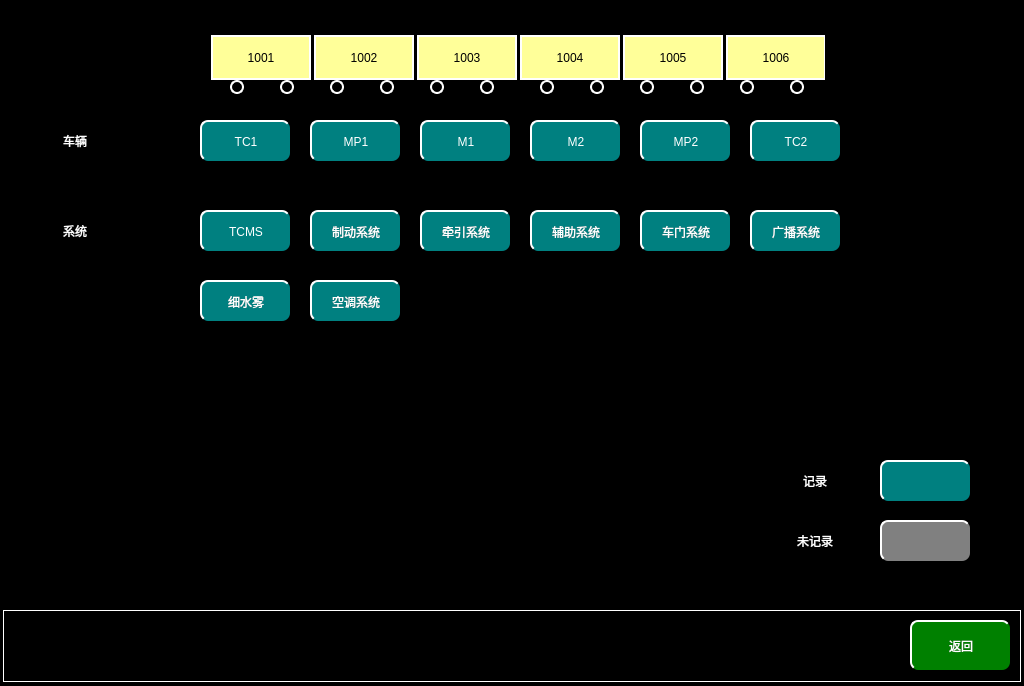
<?xml version="1.0" encoding="UTF-8"?>
<ui version="4.0">
 <class>MaintainceFaultQueryPage</class>
 <widget class="QWidget" name="MaintainceFaultQueryPage">
  <property name="geometry">
   <rect>
    <x>0</x>
    <y>0</y>
    <width>1024</width>
    <height>686</height>
   </rect>
  </property>
  <property name="windowTitle">
   <string>Form</string>
  </property>
  <property name="styleSheet">
   <string notr="true">QWidget
{
		background-color:black;
}
QPushButton
{
	font: 20px, &quot;微软雅黑&quot;;
    color: white;
	background-color: rgb(0, 128, 128);
	border-top: 2px solid white;	
	border-left: 2px solid white;
border-radius:8px;
}
QLabel
{
	color:white;
	font: 20px, &quot;微软雅黑&quot;;

}</string>
  </property>
  <widget class="QPushButton" name="TC1">
   <property name="geometry">
    <rect>
     <x>200</x>
     <y>120</y>
     <width>90</width>
     <height>41</height>
    </rect>
   </property>
   <property name="focusPolicy">
    <enum>Qt::NoFocus</enum>
   </property>
   <property name="text">
    <string>TC1</string>
   </property>
  </widget>
  <widget class="QLabel" name="label">
   <property name="geometry">
    <rect>
     <x>30</x>
     <y>120</y>
     <width>90</width>
     <height>41</height>
    </rect>
   </property>
   <property name="text">
    <string>车辆</string>
   </property>
   <property name="alignment">
    <set>Qt::AlignCenter</set>
   </property>
  </widget>
  <widget class="QPushButton" name="MP1">
   <property name="geometry">
    <rect>
     <x>310</x>
     <y>120</y>
     <width>90</width>
     <height>41</height>
    </rect>
   </property>
   <property name="focusPolicy">
    <enum>Qt::NoFocus</enum>
   </property>
   <property name="text">
    <string>MP1</string>
   </property>
  </widget>
  <widget class="QPushButton" name="M1">
   <property name="geometry">
    <rect>
     <x>420</x>
     <y>120</y>
     <width>90</width>
     <height>41</height>
    </rect>
   </property>
   <property name="focusPolicy">
    <enum>Qt::NoFocus</enum>
   </property>
   <property name="text">
    <string>M1</string>
   </property>
  </widget>
  <widget class="QPushButton" name="M2">
   <property name="geometry">
    <rect>
     <x>530</x>
     <y>120</y>
     <width>90</width>
     <height>41</height>
    </rect>
   </property>
   <property name="focusPolicy">
    <enum>Qt::NoFocus</enum>
   </property>
   <property name="text">
    <string>M2</string>
   </property>
  </widget>
  <widget class="QPushButton" name="MP2">
   <property name="geometry">
    <rect>
     <x>640</x>
     <y>120</y>
     <width>90</width>
     <height>41</height>
    </rect>
   </property>
   <property name="focusPolicy">
    <enum>Qt::NoFocus</enum>
   </property>
   <property name="text">
    <string>MP2</string>
   </property>
  </widget>
  <widget class="QPushButton" name="TC2">
   <property name="geometry">
    <rect>
     <x>750</x>
     <y>120</y>
     <width>90</width>
     <height>41</height>
    </rect>
   </property>
   <property name="focusPolicy">
    <enum>Qt::NoFocus</enum>
   </property>
   <property name="text">
    <string>TC2</string>
   </property>
  </widget>
  <widget class="QLabel" name="label_2">
   <property name="geometry">
    <rect>
     <x>3</x>
     <y>610</y>
     <width>1018</width>
     <height>72</height>
    </rect>
   </property>
   <property name="styleSheet">
    <string notr="true">
background-color: rgb(0, 0, 0);

	border:1px solid white;
</string>
   </property>
   <property name="text">
    <string/>
   </property>
  </widget>
  <widget class="QPushButton" name="returnBtn">
   <property name="geometry">
    <rect>
     <x>910</x>
     <y>620</y>
     <width>100</width>
     <height>50</height>
    </rect>
   </property>
   <property name="focusPolicy">
    <enum>Qt::NoFocus</enum>
   </property>
   <property name="styleSheet">
    <string notr="true">QPushButton
{
	font: 20px, &quot;微软雅黑&quot;;
    color: white;
	background-color: rgb(0, 128, 0);
    border-top: 2px solid white;
	border-left: 2px solid white;

}</string>
   </property>
   <property name="text">
    <string>返回</string>
   </property>
  </widget>
  <widget class="QLabel" name="label_3">
   <property name="geometry">
    <rect>
     <x>30</x>
     <y>210</y>
     <width>90</width>
     <height>41</height>
    </rect>
   </property>
   <property name="text">
    <string>系统</string>
   </property>
   <property name="alignment">
    <set>Qt::AlignCenter</set>
   </property>
  </widget>
  <widget class="QPushButton" name="TCMS">
   <property name="geometry">
    <rect>
     <x>200</x>
     <y>210</y>
     <width>90</width>
     <height>41</height>
    </rect>
   </property>
   <property name="focusPolicy">
    <enum>Qt::NoFocus</enum>
   </property>
   <property name="text">
    <string>TCMS</string>
   </property>
  </widget>
  <widget class="QPushButton" name="BCU">
   <property name="geometry">
    <rect>
     <x>310</x>
     <y>210</y>
     <width>90</width>
     <height>41</height>
    </rect>
   </property>
   <property name="focusPolicy">
    <enum>Qt::NoFocus</enum>
   </property>
   <property name="text">
    <string>制动系统</string>
   </property>
  </widget>
  <widget class="QPushButton" name="DCU">
   <property name="geometry">
    <rect>
     <x>420</x>
     <y>210</y>
     <width>90</width>
     <height>41</height>
    </rect>
   </property>
   <property name="focusPolicy">
    <enum>Qt::NoFocus</enum>
   </property>
   <property name="text">
    <string>牵引系统</string>
   </property>
  </widget>
  <widget class="QPushButton" name="ACM">
   <property name="geometry">
    <rect>
     <x>530</x>
     <y>210</y>
     <width>90</width>
     <height>41</height>
    </rect>
   </property>
   <property name="focusPolicy">
    <enum>Qt::NoFocus</enum>
   </property>
   <property name="text">
    <string>辅助系统</string>
   </property>
  </widget>
  <widget class="QPushButton" name="EDCU">
   <property name="geometry">
    <rect>
     <x>640</x>
     <y>210</y>
     <width>90</width>
     <height>41</height>
    </rect>
   </property>
   <property name="focusPolicy">
    <enum>Qt::NoFocus</enum>
   </property>
   <property name="text">
    <string>车门系统</string>
   </property>
  </widget>
  <widget class="QPushButton" name="PIS">
   <property name="geometry">
    <rect>
     <x>750</x>
     <y>210</y>
     <width>90</width>
     <height>41</height>
    </rect>
   </property>
   <property name="focusPolicy">
    <enum>Qt::NoFocus</enum>
   </property>
   <property name="text">
    <string>广播系统</string>
   </property>
  </widget>
  <widget class="QPushButton" name="WMS">
   <property name="geometry">
    <rect>
     <x>200</x>
     <y>280</y>
     <width>90</width>
     <height>41</height>
    </rect>
   </property>
   <property name="focusPolicy">
    <enum>Qt::NoFocus</enum>
   </property>
   <property name="text">
    <string>细水雾</string>
   </property>
  </widget>
  <widget class="QPushButton" name="HVAC">
   <property name="geometry">
    <rect>
     <x>310</x>
     <y>280</y>
     <width>90</width>
     <height>41</height>
    </rect>
   </property>
   <property name="focusPolicy">
    <enum>Qt::NoFocus</enum>
   </property>
   <property name="text">
    <string>空调系统</string>
   </property>
  </widget>
  <widget class="QLabel" name="mp2wheel2lbl">
   <property name="geometry">
    <rect>
     <x>640</x>
     <y>80</y>
     <width>14</width>
     <height>14</height>
    </rect>
   </property>
   <property name="styleSheet">
    <string notr="true">background-color:black;
border-radius:7px;
border:2px solid white;</string>
   </property>
   <property name="text">
    <string/>
   </property>
   <property name="alignment">
    <set>Qt::AlignCenter</set>
   </property>
  </widget>
  <widget class="QLabel" name="mp1wheel1lbl">
   <property name="geometry">
    <rect>
     <x>330</x>
     <y>80</y>
     <width>14</width>
     <height>14</height>
    </rect>
   </property>
   <property name="styleSheet">
    <string notr="true">background-color:black;
border-radius:7px;
border:2px solid white;</string>
   </property>
   <property name="text">
    <string/>
   </property>
   <property name="alignment">
    <set>Qt::AlignCenter</set>
   </property>
  </widget>
  <widget class="QLabel" name="tc1wheel1lbl">
   <property name="geometry">
    <rect>
     <x>230</x>
     <y>80</y>
     <width>14</width>
     <height>14</height>
    </rect>
   </property>
   <property name="styleSheet">
    <string notr="true">background-color:black;
border-radius:7px;
border:2px solid white;</string>
   </property>
   <property name="text">
    <string/>
   </property>
   <property name="alignment">
    <set>Qt::AlignCenter</set>
   </property>
  </widget>
  <widget class="QLabel" name="mp1wheel2lbl">
   <property name="geometry">
    <rect>
     <x>380</x>
     <y>80</y>
     <width>14</width>
     <height>14</height>
    </rect>
   </property>
   <property name="styleSheet">
    <string notr="true">background-color:black;
border-radius:7px;
border:2px solid white;</string>
   </property>
   <property name="text">
    <string/>
   </property>
   <property name="alignment">
    <set>Qt::AlignCenter</set>
   </property>
  </widget>
  <widget class="QLabel" name="m2wheel1lbl">
   <property name="geometry">
    <rect>
     <x>590</x>
     <y>80</y>
     <width>14</width>
     <height>14</height>
    </rect>
   </property>
   <property name="styleSheet">
    <string notr="true">background-color:black;
border-radius:7px;
border:2px solid white;</string>
   </property>
   <property name="text">
    <string/>
   </property>
   <property name="alignment">
    <set>Qt::AlignCenter</set>
   </property>
  </widget>
  <widget class="QLabel" name="mp1lbl">
   <property name="geometry">
    <rect>
     <x>314</x>
     <y>35</y>
     <width>100</width>
     <height>45</height>
    </rect>
   </property>
   <property name="styleSheet">
    <string notr="true">	font:20px &quot;微软雅黑&quot;;
	border:2px solid white;
	background-color: rgb(255,255,153);
color:black;
</string>
   </property>
   <property name="text">
    <string>1002</string>
   </property>
   <property name="alignment">
    <set>Qt::AlignCenter</set>
   </property>
  </widget>
  <widget class="QLabel" name="tc2wheel2lbl">
   <property name="geometry">
    <rect>
     <x>740</x>
     <y>80</y>
     <width>14</width>
     <height>14</height>
    </rect>
   </property>
   <property name="styleSheet">
    <string notr="true">background-color:black;
border-radius:7px;
border:2px solid white;</string>
   </property>
   <property name="text">
    <string/>
   </property>
   <property name="alignment">
    <set>Qt::AlignCenter</set>
   </property>
  </widget>
  <widget class="QLabel" name="m2lbl">
   <property name="geometry">
    <rect>
     <x>520</x>
     <y>35</y>
     <width>100</width>
     <height>45</height>
    </rect>
   </property>
   <property name="styleSheet">
    <string notr="true">	font:20px &quot;微软雅黑&quot;;
	border:2px solid white;
	background-color: rgb(255,255,153);
color:black;
</string>
   </property>
   <property name="text">
    <string>1004</string>
   </property>
   <property name="alignment">
    <set>Qt::AlignCenter</set>
   </property>
  </widget>
  <widget class="QLabel" name="tc1keylbl">
   <property name="geometry">
    <rect>
     <x>180</x>
     <y>35</y>
     <width>31</width>
     <height>45</height>
    </rect>
   </property>
   <property name="styleSheet">
    <string notr="true">border-image: url(:/images/images/TC1traingraphKeynoact.bmp);</string>
   </property>
   <property name="text">
    <string/>
   </property>
   <property name="alignment">
    <set>Qt::AlignCenter</set>
   </property>
  </widget>
  <widget class="QLabel" name="tc2lbl">
   <property name="geometry">
    <rect>
     <x>726</x>
     <y>35</y>
     <width>100</width>
     <height>45</height>
    </rect>
   </property>
   <property name="styleSheet">
    <string notr="true">	font:20px &quot;微软雅黑&quot;;
	border:2px solid white;
	background-color: rgb(255,255,153);
color:black;
</string>
   </property>
   <property name="text">
    <string>1006</string>
   </property>
   <property name="alignment">
    <set>Qt::AlignCenter</set>
   </property>
  </widget>
  <widget class="QLabel" name="m1lbl">
   <property name="geometry">
    <rect>
     <x>417</x>
     <y>35</y>
     <width>100</width>
     <height>45</height>
    </rect>
   </property>
   <property name="styleSheet">
    <string notr="true">	font:20px &quot;微软雅黑&quot;;
	border:2px solid white;
	background-color: rgb(255,255,153);
color:black;
</string>
   </property>
   <property name="text">
    <string>1003</string>
   </property>
   <property name="alignment">
    <set>Qt::AlignCenter</set>
   </property>
  </widget>
  <widget class="QLabel" name="mp2wheel1lbl">
   <property name="geometry">
    <rect>
     <x>690</x>
     <y>80</y>
     <width>14</width>
     <height>14</height>
    </rect>
   </property>
   <property name="styleSheet">
    <string notr="true">background-color:black;
border-radius:7px;
border:2px solid white;</string>
   </property>
   <property name="text">
    <string/>
   </property>
   <property name="alignment">
    <set>Qt::AlignCenter</set>
   </property>
  </widget>
  <widget class="QLabel" name="m1wheel2lbl">
   <property name="geometry">
    <rect>
     <x>480</x>
     <y>80</y>
     <width>14</width>
     <height>14</height>
    </rect>
   </property>
   <property name="styleSheet">
    <string notr="true">background-color:black;
border-radius:7px;
border:2px solid white;</string>
   </property>
   <property name="text">
    <string/>
   </property>
   <property name="alignment">
    <set>Qt::AlignCenter</set>
   </property>
  </widget>
  <widget class="QLabel" name="tc2wheel1lbl">
   <property name="geometry">
    <rect>
     <x>790</x>
     <y>80</y>
     <width>14</width>
     <height>14</height>
    </rect>
   </property>
   <property name="styleSheet">
    <string notr="true">background-color:black;
border-radius:7px;
border:2px solid white;</string>
   </property>
   <property name="text">
    <string/>
   </property>
   <property name="alignment">
    <set>Qt::AlignCenter</set>
   </property>
  </widget>
  <widget class="QLabel" name="tc2keylbl">
   <property name="geometry">
    <rect>
     <x>825</x>
     <y>35</y>
     <width>31</width>
     <height>45</height>
    </rect>
   </property>
   <property name="styleSheet">
    <string notr="true">border-image: url(:/images/images/TC2traingraphKeynoact.bmp);</string>
   </property>
   <property name="text">
    <string/>
   </property>
   <property name="alignment">
    <set>Qt::AlignCenter</set>
   </property>
  </widget>
  <widget class="QLabel" name="mp2lbl">
   <property name="geometry">
    <rect>
     <x>623</x>
     <y>35</y>
     <width>100</width>
     <height>45</height>
    </rect>
   </property>
   <property name="styleSheet">
    <string notr="true">	font:20px &quot;微软雅黑&quot;;
	border:2px solid white;
	background-color: rgb(255,255,153);
color:black;
</string>
   </property>
   <property name="text">
    <string>1005</string>
   </property>
   <property name="alignment">
    <set>Qt::AlignCenter</set>
   </property>
  </widget>
  <widget class="QLabel" name="tc1wheel2lbl">
   <property name="geometry">
    <rect>
     <x>280</x>
     <y>80</y>
     <width>14</width>
     <height>14</height>
    </rect>
   </property>
   <property name="styleSheet">
    <string notr="true">background-color:black;
border-radius:7px;
border:2px solid white;</string>
   </property>
   <property name="text">
    <string/>
   </property>
   <property name="alignment">
    <set>Qt::AlignCenter</set>
   </property>
  </widget>
  <widget class="QLabel" name="tc1lbl">
   <property name="geometry">
    <rect>
     <x>211</x>
     <y>35</y>
     <width>100</width>
     <height>45</height>
    </rect>
   </property>
   <property name="styleSheet">
    <string notr="true">	font:20px &quot;微软雅黑&quot;;
	border:2px solid white;
	background-color: rgb(255,255,153);
color:black;
</string>
   </property>
   <property name="text">
    <string>1001</string>
   </property>
   <property name="alignment">
    <set>Qt::AlignCenter</set>
   </property>
  </widget>
  <widget class="QLabel" name="m1wheel1lbl">
   <property name="geometry">
    <rect>
     <x>430</x>
     <y>80</y>
     <width>14</width>
     <height>14</height>
    </rect>
   </property>
   <property name="styleSheet">
    <string notr="true">background-color:black;
border-radius:7px;
border:2px solid white;</string>
   </property>
   <property name="text">
    <string/>
   </property>
   <property name="alignment">
    <set>Qt::AlignCenter</set>
   </property>
  </widget>
  <widget class="QLabel" name="m2wheel2lbl">
   <property name="geometry">
    <rect>
     <x>540</x>
     <y>80</y>
     <width>14</width>
     <height>14</height>
    </rect>
   </property>
   <property name="styleSheet">
    <string notr="true">background-color:black;
border-radius:7px;
border:2px solid white;</string>
   </property>
   <property name="text">
    <string/>
   </property>
   <property name="alignment">
    <set>Qt::AlignCenter</set>
   </property>
  </widget>
  <widget class="QPushButton" name="TCMSFaultBtn_2">
   <property name="geometry">
    <rect>
     <x>880</x>
     <y>460</y>
     <width>90</width>
     <height>41</height>
    </rect>
   </property>
   <property name="focusPolicy">
    <enum>Qt::NoFocus</enum>
   </property>
   <property name="text">
    <string/>
   </property>
  </widget>
  <widget class="QLabel" name="label_4">
   <property name="geometry">
    <rect>
     <x>770</x>
     <y>460</y>
     <width>90</width>
     <height>41</height>
    </rect>
   </property>
   <property name="text">
    <string>记录</string>
   </property>
   <property name="alignment">
    <set>Qt::AlignCenter</set>
   </property>
  </widget>
  <widget class="QLabel" name="label_5">
   <property name="geometry">
    <rect>
     <x>770</x>
     <y>520</y>
     <width>90</width>
     <height>41</height>
    </rect>
   </property>
   <property name="text">
    <string>未记录</string>
   </property>
   <property name="alignment">
    <set>Qt::AlignCenter</set>
   </property>
  </widget>
  <widget class="QPushButton" name="TCMSFaultBtn_3">
   <property name="geometry">
    <rect>
     <x>880</x>
     <y>520</y>
     <width>90</width>
     <height>41</height>
    </rect>
   </property>
   <property name="focusPolicy">
    <enum>Qt::NoFocus</enum>
   </property>
   <property name="styleSheet">
    <string notr="true">	background-color: gray;
</string>
   </property>
   <property name="text">
    <string/>
   </property>
  </widget>
  <widget class="QLabel" name="tc1directionlbl">
   <property name="geometry">
    <rect>
     <x>130</x>
     <y>40</y>
     <width>51</width>
     <height>51</height>
    </rect>
   </property>
   <property name="styleSheet">
    <string notr="true">border-image: url(:/images/images/TC1traingraphDirection.bmp);</string>
   </property>
   <property name="text">
    <string/>
   </property>
   <property name="alignment">
    <set>Qt::AlignCenter</set>
   </property>
  </widget>
  <widget class="QLabel" name="tc2directionlbl">
   <property name="geometry">
    <rect>
     <x>855</x>
     <y>40</y>
     <width>51</width>
     <height>51</height>
    </rect>
   </property>
   <property name="styleSheet">
    <string notr="true">border-image: url(:/images/images/TC2traingraphDirection.bmp);</string>
   </property>
   <property name="text">
    <string/>
   </property>
   <property name="alignment">
    <set>Qt::AlignCenter</set>
   </property>
  </widget>
 </widget>
 <resources/>
 <connections/>
</ui>
